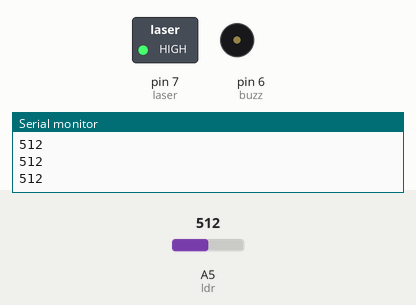
Recording of a sketch running on a simulated Arduino Uno, built with avr-gcc and run on an emulated ATmega328P. Parts: switched loads named in the sketch (green lamp = pin HIGH), buzzer (waves = sounding, pin HIGH), the last lines printed to the serial monitor. The test bench sets the inputs (shaded band); at power-on: A5 (ldr) = 512.

Above: at 1.2 s.
1.3 s: A5 (ldr) set to 56
2.8 s: A5 (ldr) set to 46
At 3.4 s:
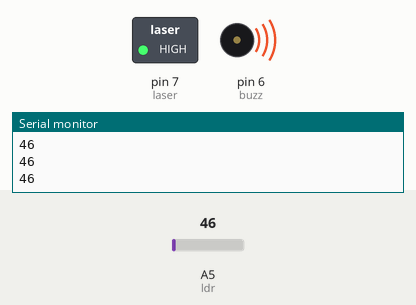
4.3 s: A5 (ldr) set to 122
At 4.7 s:
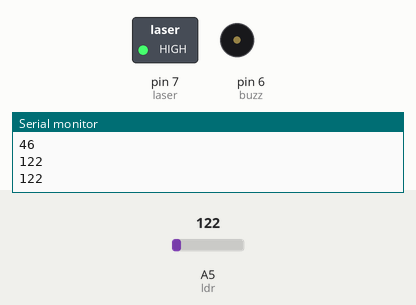
5.9 s: A5 (ldr) set to 40
At 7.2 s:
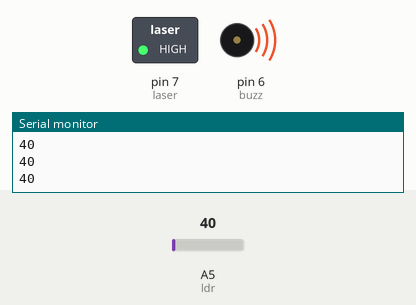
Timing chart, 0 to 8.5 s (numbered marks = the images above; inputs shaded):
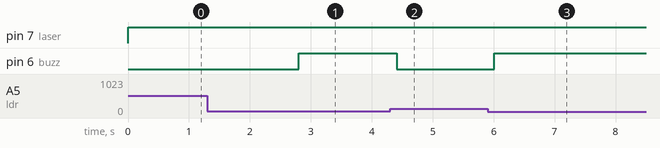

Measured:
- the behaviour switches between 50 and 49 on A5 (ldr) (found by bisection; images 0 and 1)
- after the input at 2.8 s, pin 6 (buzz): LOW → HIGH at once
- after the input at 4.3 s, pin 6 (buzz): HIGH → LOW after 0.11 s
- after the input at 5.9 s, pin 6 (buzz): LOW → HIGH after 0.11 s

The sketch:

laser.ino
```cpp
#define ldr A5
#define laser 7
#define buzz 6
void setup() {
  pinMode(ldr,INPUT);
  pinMode(laser,OUTPUT);
  pinMode(buzz,OUTPUT);
  Serial.begin(9600);
}

void loop() {

  digitalWrite(laser,1);
  int x=analogRead(ldr);
  Serial.println(x);
  if(x<50)
    digitalWrite(buzz,1);
  else if(x>=50)
    digitalWrite(buzz,0);
  delay(200);

}
```
